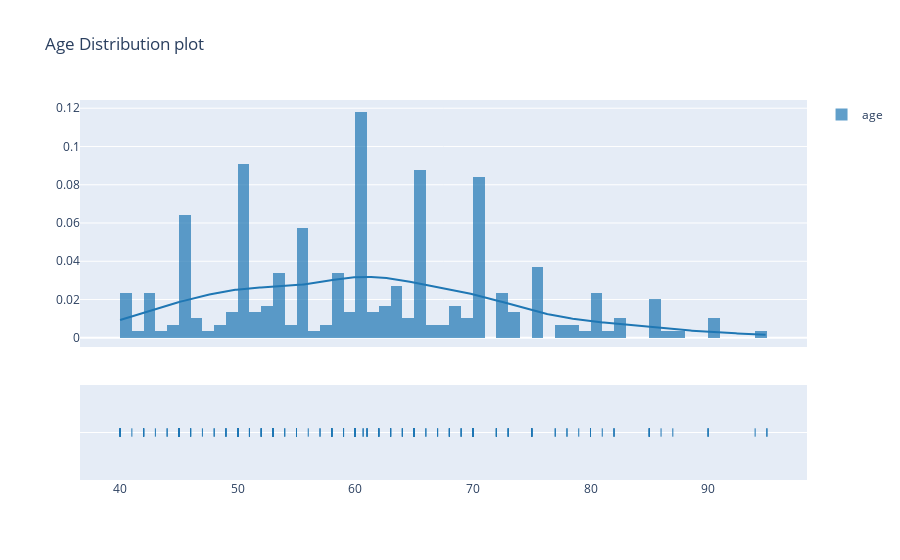

Notebook cell for this chart:
### Code cell
heart_data = pd.read_csv('./heart_failure_clinical_records_dataset.csv')
heart_data.head()

hist_data =[heart_data["age"].values]
group_labels = ['age'] 

fig = ff.create_distplot(hist_data, group_labels)
fig.update_layout(title_text='Age Distribution plot')

fig.show()

### Figure 1 — Plotly figure (JSON) as saved in the notebook; plotly's stock layout.template omitted (floating-point values rounded to 4 significant figures; data arrays with more than 128 entries replaced by an {"elided": "..."} marker saying what was removed)
{"data": [{"autobinx": false, "histnorm": "probability density", "legendgroup": "age", "marker": {"color": "rgb(31, 119, 180)"}, "name": "age", "opacity": 0.7, "type": "histogram", "x": {"elided": "299 float values"}, "xaxis": "x", "xbins": {"end": 95, "size": 1, "start": 40}, "yaxis": "y"}, {"legendgroup": "age", "marker": {"color": "rgb(31, 119, 180)"}, "mode": "lines", "name": "age", "showlegend": false, "type": "scatter", "x": {"elided": "500 float values"}, "xaxis": "x", "y": {"elided": "500 float values"}, "yaxis": "y"}, {"legendgroup": "age", "marker": {"color": "rgb(31, 119, 180)", "symbol": "line-ns-open"}, "mode": "markers", "name": "age", "showlegend": false, "type": "scatter", "x": {"elided": "299 float values"}, "xaxis": "x", "y": {"elided": "299 str values"}, "yaxis": "y2"}], "layout": {"barmode": "overlay", "hovermode": "closest", "legend": {"traceorder": "reversed"}, "title": {"text": "Age Distribution plot"}, "xaxis": {"anchor": "y2", "domain": [0, 1], "zeroline": false}, "yaxis": {"anchor": "free", "domain": [0.35, 1], "position": 0}, "yaxis2": {"anchor": "x", "domain": [0, 0.25], "dtick": 1, "showticklabels": false}}}
